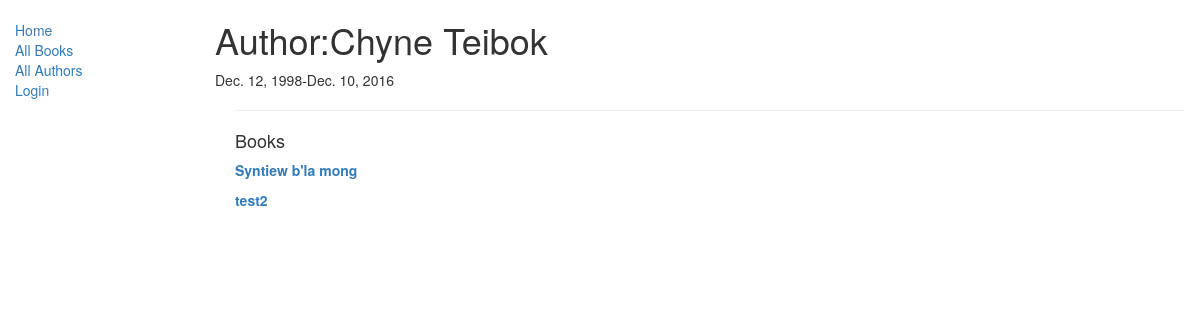
The page /catalog/author/12 on the database its author committed.
### catalog/models.py (models this page shows, shortened)
class Author(models.Model):
    first_name=models.CharField(max_length=100)
    last_name=models.CharField(max_length=100)
    date_of_birth=models.DateField(null=True, blank=True)
    date_of_death=models.DateField('Died',null=True,blank=True)
    class Meta:
        ordering=['last_name']

class Book(models.Model):
    title=models.CharField(max_length=200)
    author=models.ForeignKey('Author',on_delete=models.SET_NULL, null=True)
    summary=models.TextField(max_length=1000, help_text="Enter a bniah description of the book")
    isbn=models.CharField('ISBN',max_length=13,help_text='13 Character <a href="https://www.isbn-international.org/content/what-isbn">ISBN number</a>')
    genre=models.ManyToManyField(Genre, help_text="Select a genre for this book")
    def get_absolute_url(self):
        return reverse('book-detail',args=[str(self.id)])

### catalog/views.py (the view)
# urls.py: url(r'^author/(?P<pk>\d+)$',views.AuthorDetailView.as_view(),name='author-detail'),
class AuthorDetailView(generic.DetailView):
    model=Author
    paginate_by=5

### catalog/templates/catalog/author_detail.html
{% extends "base_generic.html" %}
{% block content %}
<h1>Author:{{author.last_name}} {{ author.first_name}}</h1>
<p>{{author.date_of_birth}}-{{author.date_of_death}}</p>
<div style="margin-left:20px;margin-top:20px">
  <hr>
<h4>Books</h4>
{% for one_book in author.book_set.all %}
<p><strong><a href="{{one_book.get_absolute_url}}">{{one_book.title}}</a></strong><p>
{% endfor %}
</div>
{% endblock %}

### rows shown on the page
Author: last_name "Chyne", first_name "Teibok", date_of_birth "Dec. 12, 1998", date_of_death "Dec. 10, 2016"
Book: title "Syntiew b'la mong"
Book: title "test2"
